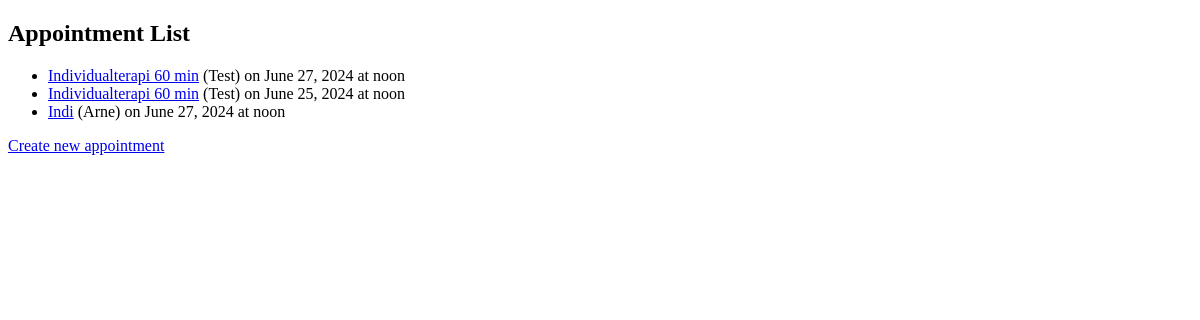
The app's page /journals/appointments/ (signed in), older data.
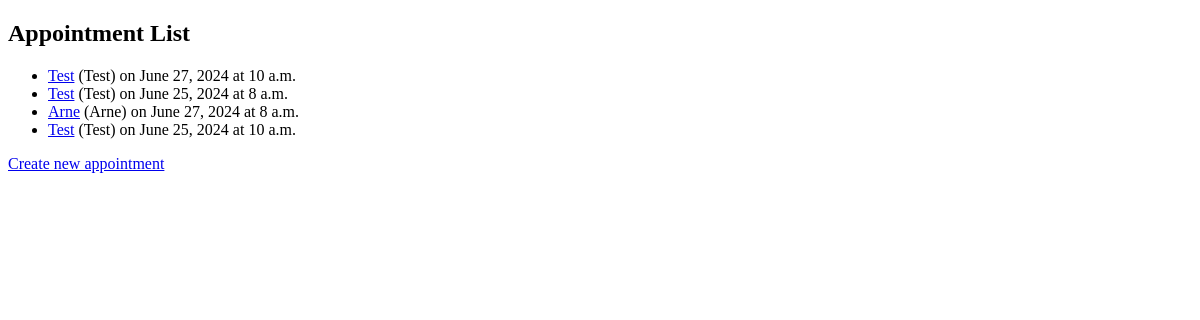
The same page, newer data.
### journals/models.py (models this page shows, shortened)
class Appointment(models.Model):
    title = models.CharField(max_length=255)
    psychologist = models.ForeignKey(User, on_delete=models.CASCADE)
    client = models.ForeignKey(Client, on_delete=models.CASCADE)
    date = models.DateField()
    time = models.TimeField()
    service = models.ForeignKey(Service, on_delete=models.SET_NULL, null=True, blank=True)
    journal_entry = models.ForeignKey(Journal, on_delete=models.SET_NULL, null=True, blank=True, related_name='appointments')

class Client(models.Model):
    name = models.CharField(max_length=255)
    email = models.EmailField(unique=True)
    psychologist = models.ForeignKey(User, on_delete=models.SET_NULL, null=True, blank=True)
    def __str__(self):
        return self.name

### journals/views.py (the view)
# urls.py: path('appointments/', views.appointment_list, name='appointment_list'),
@login_required
def appointment_list(request):
    appointments = Appointment.objects.filter(psychologist=request.user)
    return render(request, 'journals/appointment_list.html', {'appointments': appointments})

### journals/templates/journals/appointment_list.html (shortened to what this page needs)
{% load static %}
<!DOCTYPE html>
<html>
<head>
</head>
<body>
    <h2>Appointment List</h2>
    <ul>
        {% for appointment in appointments %}
            <li><a href="{% url 'appointment_detail' appointment.pk %}">{{ appointment.title }}</a> ({{ appointment.client }}) on {{ appointment.date }} at {{ appointment.time }}</li>
        {% endfor %}
    </ul>
    <a href="{% url 'appointment_create' %}">Create new appointment</a>
</body>
</html>

Row changes from the older to the newer data that the page shows:
changed Appointment (number 1 of 4 on the later page): title "Individualterapi 60 min" → "Test"; time "noon" → "10 a.m."
changed Appointment (number 2 of 4 on the later page): title "Individualterapi 60 min" → "Test"; time "noon" → "8 a.m."
changed Appointment "Arne": title "Indi" → "Arne"; time "noon" → "8 a.m."
added Appointment: title "Test", client "Test", date "June 25, 2024", time "10 a.m."
